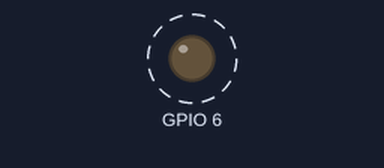
The program below on a simulated Raspberry Pi (BCM pin numbers). On the bench: output pins drawn as LEDs (lit = HIGH). Dashed ring = blinking.

Above: at 0.5 s.
Timing chart, 0 to 4.6 s (numbered marks = the images above):
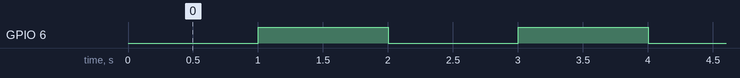

Measured:
- by itself, GPIO 6: alternates HIGH for 1.0 s and LOW for 1.0 s

The program:

led.py
```python
import time
import RPi.GPIO as GPIO

def led(led, onoff):
        GPIO.setmode(GPIO.BCM)
        GPIO.setwarnings(False)
        GPIO.setup(led,GPIO.OUT)
        GPIO.output(led,onoff)

if __name__ == '__main__':
        onoff=0
        while(True):
                led(6,onoff)
                onoff=0 if onoff==1 else 1
                time.sleep(1)
```
